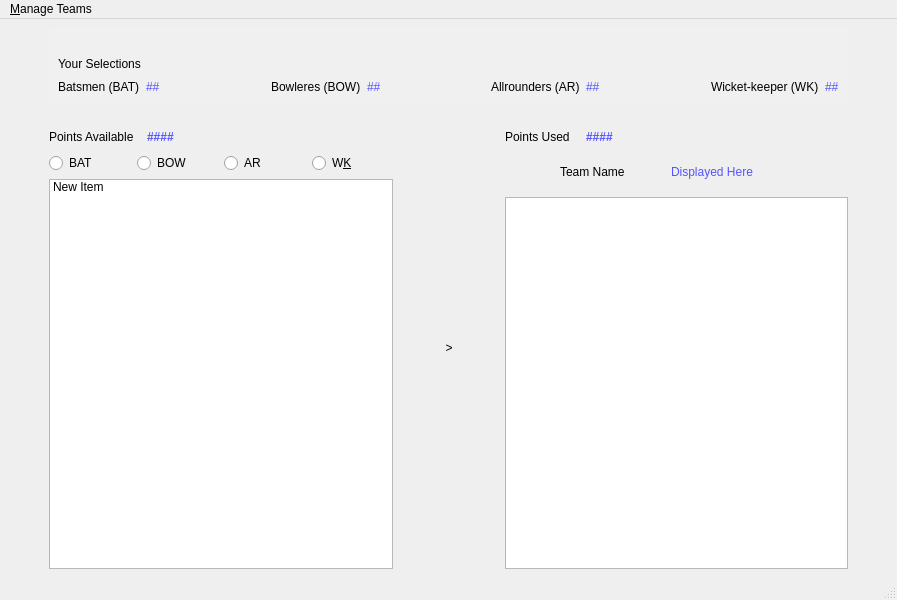
<?xml version="1.0" encoding="UTF-8"?>
<ui version="4.0">
 <class>MainWindow</class>
 <widget class="QMainWindow" name="MainWindow">
  <property name="geometry">
   <rect>
    <x>0</x>
    <y>0</y>
    <width>897</width>
    <height>600</height>
   </rect>
  </property>
  <property name="font">
   <font>
    <kerning>true</kerning>
   </font>
  </property>
  <property name="windowTitle">
   <string>MainWindow</string>
  </property>
  <property name="styleSheet">
   <string notr="true"/>
  </property>
  <widget class="QWidget" name="centralwidget">
   <layout class="QGridLayout" name="gridLayout">
    <item row="0" column="1" colspan="3">
     <widget class="QFrame" name="verticalFrame">
      <property name="styleSheet">
       <string notr="true">
background-color: rgb(240, 240, 240);</string>
      </property>
      <layout class="QVBoxLayout" name="verticalLayout">
       <item>
        <spacer name="verticalSpacer_2">
         <property name="orientation">
          <enum>Qt::Vertical</enum>
         </property>
         <property name="sizeType">
          <enum>QSizePolicy::Maximum</enum>
         </property>
         <property name="sizeHint" stdset="0">
          <size>
           <width>20</width>
           <height>20</height>
          </size>
         </property>
        </spacer>
       </item>
       <item>
        <widget class="QLabel" name="label">
         <property name="sizePolicy">
          <sizepolicy hsizetype="Preferred" vsizetype="Preferred">
           <horstretch>0</horstretch>
           <verstretch>0</verstretch>
          </sizepolicy>
         </property>
         <property name="styleSheet">
          <string notr="true">color: rgb(0, 0, 0);</string>
         </property>
         <property name="text">
          <string>Your Selections</string>
         </property>
        </widget>
       </item>
       <item>
        <layout class="QHBoxLayout" name="horizontalLayout_4">
         <item>
          <widget class="QLabel" name="label_2">
           <property name="styleSheet">
            <string notr="true">color: rgb(0, 0, 0);</string>
           </property>
           <property name="text">
            <string>Batsmen (BAT)</string>
           </property>
          </widget>
         </item>
         <item>
          <widget class="QLabel" name="lb_bat">
           <property name="styleSheet">
            <string notr="true">color:rgb(85, 85, 255)</string>
           </property>
           <property name="text">
            <string>##</string>
           </property>
          </widget>
         </item>
         <item>
          <spacer name="horizontalSpacer_3">
           <property name="orientation">
            <enum>Qt::Horizontal</enum>
           </property>
           <property name="sizeHint" stdset="0">
            <size>
             <width>40</width>
             <height>20</height>
            </size>
           </property>
          </spacer>
         </item>
         <item>
          <widget class="QLabel" name="label_8">
           <property name="styleSheet">
            <string notr="true">color: rgb(0, 0, 0);</string>
           </property>
           <property name="text">
            <string>Bowleres (BOW)</string>
           </property>
          </widget>
         </item>
         <item>
          <widget class="QLabel" name="lb_bwl">
           <property name="styleSheet">
            <string notr="true">color:rgb(85, 85, 255)</string>
           </property>
           <property name="text">
            <string>##</string>
           </property>
          </widget>
         </item>
         <item>
          <spacer name="horizontalSpacer_4">
           <property name="orientation">
            <enum>Qt::Horizontal</enum>
           </property>
           <property name="sizeHint" stdset="0">
            <size>
             <width>40</width>
             <height>20</height>
            </size>
           </property>
          </spacer>
         </item>
         <item>
          <widget class="QLabel" name="label_7">
           <property name="styleSheet">
            <string notr="true">color: rgb(0, 0, 0);</string>
           </property>
           <property name="text">
            <string>Allrounders (AR)</string>
           </property>
          </widget>
         </item>
         <item>
          <widget class="QLabel" name="lb_ar">
           <property name="styleSheet">
            <string notr="true">color:rgb(85, 85, 255)</string>
           </property>
           <property name="text">
            <string>##</string>
           </property>
          </widget>
         </item>
         <item>
          <spacer name="horizontalSpacer_5">
           <property name="orientation">
            <enum>Qt::Horizontal</enum>
           </property>
           <property name="sizeHint" stdset="0">
            <size>
             <width>40</width>
             <height>20</height>
            </size>
           </property>
          </spacer>
         </item>
         <item>
          <widget class="QLabel" name="label_5">
           <property name="styleSheet">
            <string notr="true">color: rgb(0, 0, 0);</string>
           </property>
           <property name="text">
            <string>Wicket-keeper (WK)</string>
           </property>
          </widget>
         </item>
         <item>
          <widget class="QLabel" name="lb_wk">
           <property name="styleSheet">
            <string notr="true">color:rgb(85, 85, 255)</string>
           </property>
           <property name="text">
            <string>##</string>
           </property>
          </widget>
         </item>
        </layout>
       </item>
      </layout>
     </widget>
    </item>
    <item row="1" column="1">
     <spacer name="verticalSpacer">
      <property name="orientation">
       <enum>Qt::Vertical</enum>
      </property>
      <property name="sizeType">
       <enum>QSizePolicy::Maximum</enum>
      </property>
      <property name="sizeHint" stdset="0">
       <size>
        <width>20</width>
        <height>15</height>
       </size>
      </property>
     </spacer>
    </item>
    <item row="2" column="1">
     <layout class="QVBoxLayout" name="verticalLayout_2">
      <item>
       <layout class="QHBoxLayout" name="horizontalLayout">
        <item>
         <widget class="QLabel" name="label_13">
          <property name="styleSheet">
           <string notr="true">color: rgb(0, 0, 0);</string>
          </property>
          <property name="text">
           <string>Points Available  </string>
          </property>
         </widget>
        </item>
        <item>
         <widget class="QLabel" name="lb_availpts">
          <property name="font">
           <font>
            <weight>75</weight>
            <bold>true</bold>
           </font>
          </property>
          <property name="styleSheet">
           <string notr="true">color:rgb(85, 85, 255)</string>
          </property>
          <property name="text">
           <string>####</string>
          </property>
         </widget>
        </item>
        <item>
         <spacer name="horizontalSpacer_6">
          <property name="orientation">
           <enum>Qt::Horizontal</enum>
          </property>
          <property name="sizeHint" stdset="0">
           <size>
            <width>40</width>
            <height>20</height>
           </size>
          </property>
         </spacer>
        </item>
       </layout>
      </item>
      <item>
       <layout class="QVBoxLayout" name="verticalLayout_4">
        <item>
         <layout class="QHBoxLayout" name="horizontalLayout_3">
          <item>
           <widget class="QRadioButton" name="rb_bat">
            <property name="layoutDirection">
             <enum>Qt::LeftToRight</enum>
            </property>
            <property name="text">
             <string>BAT</string>
            </property>
           </widget>
          </item>
          <item>
           <widget class="QRadioButton" name="rb_bwl">
            <property name="text">
             <string>BOW</string>
            </property>
           </widget>
          </item>
          <item>
           <widget class="QRadioButton" name="rb_ar">
            <property name="text">
             <string>AR</string>
            </property>
           </widget>
          </item>
          <item>
           <widget class="QRadioButton" name="rb_wk">
            <property name="text">
             <string>W&amp;K</string>
            </property>
           </widget>
          </item>
         </layout>
        </item>
        <item>
         <widget class="QListWidget" name="lw_avail">
          <property name="font">
           <font>
            <kerning>false</kerning>
           </font>
          </property>
          <property name="styleSheet">
           <string notr="true"/>
          </property>
          <property name="frameShadow">
           <enum>QFrame::Plain</enum>
          </property>
          <property name="lineWidth">
           <number>0</number>
          </property>
          <item>
           <property name="text">
            <string>New Item</string>
           </property>
          </item>
         </widget>
        </item>
       </layout>
      </item>
     </layout>
    </item>
    <item row="2" column="2">
     <widget class="QLabel" name="label_14">
      <property name="sizePolicy">
       <sizepolicy hsizetype="Preferred" vsizetype="Preferred">
        <horstretch>0</horstretch>
        <verstretch>0</verstretch>
       </sizepolicy>
      </property>
      <property name="minimumSize">
       <size>
        <width>100</width>
        <height>0</height>
       </size>
      </property>
      <property name="styleSheet">
       <string notr="true">color: rgb(0, 0, 0);</string>
      </property>
      <property name="text">
       <string>&gt;</string>
      </property>
      <property name="alignment">
       <set>Qt::AlignCenter</set>
      </property>
     </widget>
    </item>
    <item row="2" column="3">
     <layout class="QVBoxLayout" name="verticalLayout_3">
      <item>
       <layout class="QHBoxLayout" name="horizontalLayout_2">
        <item>
         <widget class="QLabel" name="label_10">
          <property name="styleSheet">
           <string notr="true">color: rgb(0, 0, 0);</string>
          </property>
          <property name="text">
           <string>Points Used   </string>
          </property>
         </widget>
        </item>
        <item>
         <widget class="QLabel" name="lb_usedpts">
          <property name="font">
           <font>
            <weight>75</weight>
            <bold>true</bold>
           </font>
          </property>
          <property name="styleSheet">
           <string notr="true">color:rgb(85, 85, 255)</string>
          </property>
          <property name="text">
           <string>####</string>
          </property>
         </widget>
        </item>
        <item>
         <spacer name="horizontalSpacer_7">
          <property name="orientation">
           <enum>Qt::Horizontal</enum>
          </property>
          <property name="sizeHint" stdset="0">
           <size>
            <width>40</width>
            <height>20</height>
           </size>
          </property>
         </spacer>
        </item>
       </layout>
      </item>
      <item>
       <layout class="QVBoxLayout" name="verticalLayout_5">
        <item alignment="Qt::AlignHCenter|Qt::AlignVCenter">
         <widget class="QFrame" name="horizontalFrame_4">
          <layout class="QHBoxLayout" name="horizontalLayout_5">
           <item>
            <widget class="QLabel" name="label_15">
             <property name="text">
              <string>Team Name</string>
             </property>
            </widget>
           </item>
           <item>
            <spacer name="horizontalSpacer_9">
             <property name="orientation">
              <enum>Qt::Horizontal</enum>
             </property>
             <property name="sizeType">
              <enum>QSizePolicy::Minimum</enum>
             </property>
             <property name="sizeHint" stdset="0">
              <size>
               <width>40</width>
               <height>20</height>
              </size>
             </property>
            </spacer>
           </item>
           <item>
            <widget class="QLabel" name="lb_teamname">
             <property name="styleSheet">
              <string notr="true">color:rgb(85, 85, 255)</string>
             </property>
             <property name="text">
              <string>Displayed Here</string>
             </property>
            </widget>
           </item>
           <item>
            <spacer name="horizontalSpacer_8">
             <property name="orientation">
              <enum>Qt::Horizontal</enum>
             </property>
             <property name="sizeHint" stdset="0">
              <size>
               <width>40</width>
               <height>20</height>
              </size>
             </property>
            </spacer>
           </item>
          </layout>
         </widget>
        </item>
        <item>
         <widget class="QListWidget" name="lw_selected"/>
        </item>
       </layout>
      </item>
     </layout>
    </item>
    <item row="2" column="4">
     <spacer name="horizontalSpacer_2">
      <property name="orientation">
       <enum>Qt::Horizontal</enum>
      </property>
      <property name="sizeType">
       <enum>QSizePolicy::Preferred</enum>
      </property>
      <property name="sizeHint" stdset="0">
       <size>
        <width>40</width>
        <height>20</height>
       </size>
      </property>
     </spacer>
    </item>
    <item row="2" column="0">
     <spacer name="horizontalSpacer">
      <property name="orientation">
       <enum>Qt::Horizontal</enum>
      </property>
      <property name="sizeType">
       <enum>QSizePolicy::Preferred</enum>
      </property>
      <property name="sizeHint" stdset="0">
       <size>
        <width>40</width>
        <height>20</height>
       </size>
      </property>
     </spacer>
    </item>
   </layout>
  </widget>
  <widget class="QMenuBar" name="menubar">
   <property name="geometry">
    <rect>
     <x>0</x>
     <y>0</y>
     <width>897</width>
     <height>39</height>
    </rect>
   </property>
   <widget class="QMenu" name="menuManage_Teams">
    <property name="title">
     <string>&amp;Manage Teams</string>
    </property>
    <addaction name="actionNEW_Team"/>
    <addaction name="actionOPEN_Team"/>
    <addaction name="actionSAVE_Team"/>
    <addaction name="actionEVALUATE_Team"/>
   </widget>
   <addaction name="menuManage_Teams"/>
  </widget>
  <widget class="QStatusBar" name="statusbar"/>
  <action name="actionNEW_Team">
   <property name="text">
    <string>&amp;NEW Team</string>
   </property>
   <property name="shortcut">
    <string>Ctrl+N</string>
   </property>
  </action>
  <action name="actionOPEN_Team">
   <property name="text">
    <string>&amp;OPEN Team</string>
   </property>
   <property name="shortcut">
    <string>Ctrl+O</string>
   </property>
  </action>
  <action name="actionSAVE_Team">
   <property name="text">
    <string>&amp;SAVE Team</string>
   </property>
   <property name="shortcut">
    <string>Ctrl+S</string>
   </property>
  </action>
  <action name="actionEVALUATE_Team">
   <property name="text">
    <string>&amp;EVALUATE Team</string>
   </property>
   <property name="shortcut">
    <string>Ctrl+E</string>
   </property>
  </action>
 </widget>
 <resources/>
 <connections/>
</ui>
